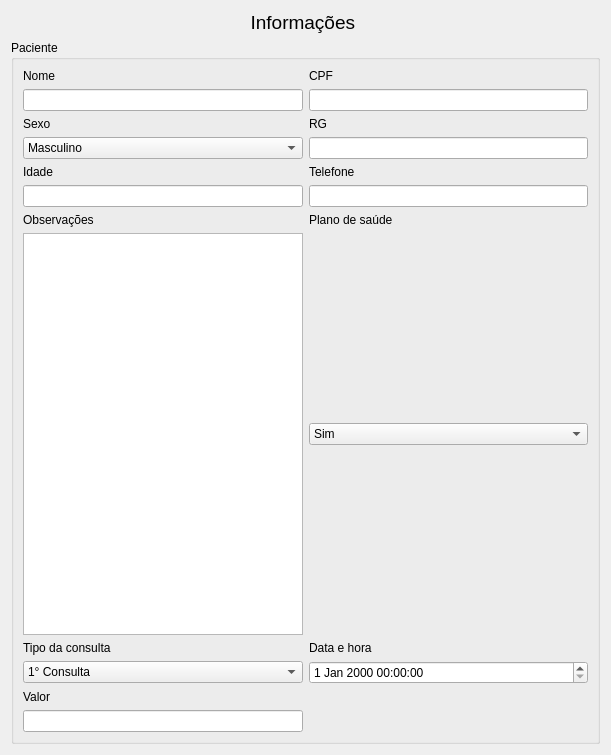
<?xml version="1.0" encoding="UTF-8"?>
<ui version="4.0">
 <class>Form</class>
 <widget class="QWidget" name="Form">
  <property name="geometry">
   <rect>
    <x>0</x>
    <y>0</y>
    <width>611</width>
    <height>755</height>
   </rect>
  </property>
  <property name="sizePolicy">
   <sizepolicy hsizetype="Preferred" vsizetype="Fixed">
    <horstretch>0</horstretch>
    <verstretch>0</verstretch>
   </sizepolicy>
  </property>
  <property name="windowTitle">
   <string>Form</string>
  </property>
  <layout class="QVBoxLayout" name="verticalLayout">
   <item>
    <widget class="QLabel" name="label">
     <property name="font">
      <font>
       <pointsize>14</pointsize>
      </font>
     </property>
     <property name="text">
      <string>Informações </string>
     </property>
     <property name="alignment">
      <set>Qt::AlignCenter</set>
     </property>
    </widget>
   </item>
   <item>
    <widget class="QGroupBox" name="groupBox">
     <property name="title">
      <string>Paciente</string>
     </property>
     <layout class="QHBoxLayout" name="horizontalLayout">
      <item>
       <layout class="QGridLayout" name="gridLayout">
        <item row="1" column="1">
         <widget class="QLineEdit" name="cpf"/>
        </item>
        <item row="2" column="0">
         <widget class="QLabel" name="label_4">
          <property name="text">
           <string>Sexo</string>
          </property>
         </widget>
        </item>
        <item row="3" column="0">
         <widget class="QComboBox" name="combo_sexo">
          <item>
           <property name="text">
            <string>Masculino</string>
           </property>
          </item>
          <item>
           <property name="text">
            <string>Feminino</string>
           </property>
          </item>
         </widget>
        </item>
        <item row="4" column="1">
         <widget class="QLabel" name="label_7">
          <property name="text">
           <string>Telefone</string>
          </property>
         </widget>
        </item>
        <item row="2" column="1">
         <widget class="QLabel" name="label_5">
          <property name="text">
           <string>RG</string>
          </property>
         </widget>
        </item>
        <item row="4" column="0">
         <widget class="QLabel" name="label_6">
          <property name="text">
           <string>Idade</string>
          </property>
         </widget>
        </item>
        <item row="5" column="0">
         <widget class="QLineEdit" name="idade"/>
        </item>
        <item row="0" column="0">
         <widget class="QLabel" name="label_2">
          <property name="text">
           <string>Nome</string>
          </property>
         </widget>
        </item>
        <item row="12" column="0">
         <widget class="QLabel" name="label_12">
          <property name="text">
           <string>Valor</string>
          </property>
         </widget>
        </item>
        <item row="13" column="0">
         <widget class="QLineEdit" name="valor"/>
        </item>
        <item row="6" column="1">
         <widget class="QLabel" name="label_8">
          <property name="text">
           <string>Plano de saúde</string>
          </property>
         </widget>
        </item>
        <item row="7" column="1">
         <widget class="QComboBox" name="combo_plano">
          <item>
           <property name="text">
            <string>Sim</string>
           </property>
          </item>
          <item>
           <property name="text">
            <string>Não</string>
           </property>
          </item>
         </widget>
        </item>
        <item row="5" column="1">
         <widget class="QLineEdit" name="telefone"/>
        </item>
        <item row="6" column="0">
         <widget class="QLabel" name="label_9">
          <property name="text">
           <string>Observações</string>
          </property>
         </widget>
        </item>
        <item row="10" column="1">
         <widget class="QLabel" name="label_11">
          <property name="text">
           <string>Data e hora</string>
          </property>
         </widget>
        </item>
        <item row="7" column="0">
         <widget class="QTextEdit" name="obs"/>
        </item>
        <item row="11" column="0">
         <widget class="QComboBox" name="combo_tipo">
          <item>
           <property name="text">
            <string>1° Consulta</string>
           </property>
          </item>
          <item>
           <property name="text">
            <string>Retorno</string>
           </property>
          </item>
         </widget>
        </item>
        <item row="10" column="0">
         <widget class="QLabel" name="label_10">
          <property name="text">
           <string>Tipo da consulta</string>
          </property>
         </widget>
        </item>
        <item row="3" column="1">
         <widget class="QLineEdit" name="rg"/>
        </item>
        <item row="11" column="1">
         <widget class="QDateTimeEdit" name="data_consulta">
          <property name="maximumSize">
           <size>
            <width>16777215</width>
            <height>16777215</height>
           </size>
          </property>
         </widget>
        </item>
        <item row="0" column="1">
         <widget class="QLabel" name="label_3">
          <property name="text">
           <string>CPF</string>
          </property>
         </widget>
        </item>
        <item row="1" column="0">
         <widget class="QLineEdit" name="nome"/>
        </item>
        <item row="13" column="1">
         <widget class="QLabel" name="label_13">
          <property name="minimumSize">
           <size>
            <width>100</width>
            <height>0</height>
           </size>
          </property>
          <property name="text">
           <string/>
          </property>
          <property name="pixmap">
           <pixmap>../icons/foto cadastro.png</pixmap>
          </property>
          <property name="scaledContents">
           <bool>false</bool>
          </property>
          <property name="margin">
           <number>0</number>
          </property>
         </widget>
        </item>
       </layout>
      </item>
     </layout>
    </widget>
   </item>
  </layout>
 </widget>
 <resources/>
 <connections/>
</ui>
